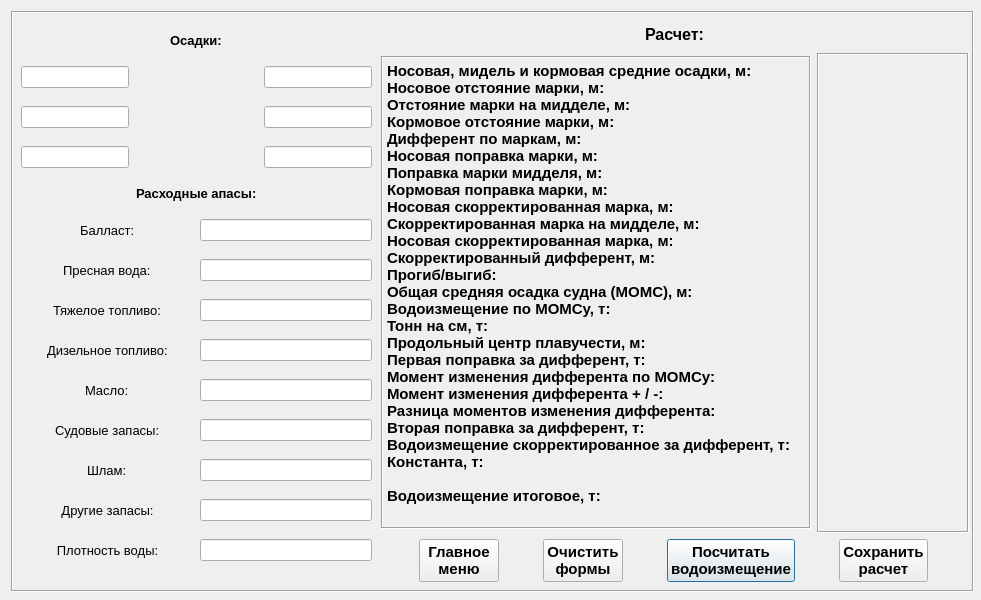
<?xml version="1.0" encoding="UTF-8"?>
<ui version="4.0">
 <class>Form</class>
 <widget class="QWidget" name="Form">
  <property name="geometry">
   <rect>
    <x>0</x>
    <y>0</y>
    <width>981</width>
    <height>600</height>
   </rect>
  </property>
  <property name="sizePolicy">
   <sizepolicy hsizetype="Minimum" vsizetype="Preferred">
    <horstretch>0</horstretch>
    <verstretch>0</verstretch>
   </sizepolicy>
  </property>
  <property name="minimumSize">
   <size>
    <width>981</width>
    <height>600</height>
   </size>
  </property>
  <property name="windowTitle">
   <string>Draft survey HC Bea-Luna</string>
  </property>
  <layout class="QGridLayout" name="gridLayout_3">
   <item row="1" column="1">
    <widget class="QFrame" name="frame">
     <property name="minimumSize">
      <size>
       <width>963</width>
       <height>581</height>
      </size>
     </property>
     <property name="frameShape">
      <enum>QFrame::Box</enum>
     </property>
     <property name="frameShadow">
      <enum>QFrame::Sunken</enum>
     </property>
     <widget class="QWidget" name="layoutWidget">
      <property name="geometry">
       <rect>
        <x>10</x>
        <y>10</y>
        <width>351</width>
        <height>561</height>
       </rect>
      </property>
      <layout class="QGridLayout" name="gridLayout_2">
       <property name="sizeConstraint">
        <enum>QLayout::SetDefaultConstraint</enum>
       </property>
       <item row="13" column="2" colspan="2">
        <widget class="QLineEdit" name="dens_f">
         <property name="sizePolicy">
          <sizepolicy hsizetype="Minimum" vsizetype="Fixed">
           <horstretch>0</horstretch>
           <verstretch>0</verstretch>
          </sizepolicy>
         </property>
         <property name="minimumSize">
          <size>
           <width>50</width>
           <height>20</height>
          </size>
         </property>
         <property name="alignment">
          <set>Qt::AlignCenter</set>
         </property>
        </widget>
       </item>
       <item row="8" column="2" colspan="2">
        <widget class="QLineEdit" name="mgo_f">
         <property name="sizePolicy">
          <sizepolicy hsizetype="Minimum" vsizetype="Fixed">
           <horstretch>0</horstretch>
           <verstretch>0</verstretch>
          </sizepolicy>
         </property>
         <property name="minimumSize">
          <size>
           <width>50</width>
           <height>20</height>
          </size>
         </property>
         <property name="alignment">
          <set>Qt::AlignCenter</set>
         </property>
        </widget>
       </item>
       <item row="11" column="0" colspan="2" alignment="Qt::AlignHCenter">
        <widget class="QLabel" name="sludge_l">
         <property name="font">
          <font>
           <family>Tahoma</family>
           <pointsize>10</pointsize>
          </font>
         </property>
         <property name="text">
          <string>Шлам:</string>
         </property>
        </widget>
       </item>
       <item row="7" column="0" colspan="2" alignment="Qt::AlignHCenter">
        <widget class="QLabel" name="hfo_l">
         <property name="font">
          <font>
           <family>Tahoma</family>
           <pointsize>10</pointsize>
          </font>
         </property>
         <property name="text">
          <string>Тяжелое топливо:</string>
         </property>
        </widget>
       </item>
       <item row="3" column="0">
        <widget class="QLineEdit" name="A_ps_line">
         <property name="sizePolicy">
          <sizepolicy hsizetype="Minimum" vsizetype="Fixed">
           <horstretch>0</horstretch>
           <verstretch>0</verstretch>
          </sizepolicy>
         </property>
         <property name="minimumSize">
          <size>
           <width>50</width>
           <height>20</height>
          </size>
         </property>
         <property name="toolTip">
          <string>&lt;html&gt;&lt;head/&gt;&lt;body&gt;&lt;p align=&quot;center&quot;&gt;&lt;span style=&quot; font-family:'Consolas'; color:#6a8759;&quot;&gt;Applicable draft values only: 2 - 7.8&lt;/span&gt;&lt;/p&gt;&lt;/body&gt;&lt;/html&gt;</string>
         </property>
         <property name="alignment">
          <set>Qt::AlignCenter</set>
         </property>
        </widget>
       </item>
       <item row="5" column="2" colspan="2">
        <widget class="QLineEdit" name="ballast_f">
         <property name="sizePolicy">
          <sizepolicy hsizetype="Minimum" vsizetype="Fixed">
           <horstretch>0</horstretch>
           <verstretch>0</verstretch>
          </sizepolicy>
         </property>
         <property name="minimumSize">
          <size>
           <width>50</width>
           <height>20</height>
          </size>
         </property>
         <property name="alignment">
          <set>Qt::AlignCenter</set>
         </property>
        </widget>
       </item>
       <item row="6" column="0" colspan="2" alignment="Qt::AlignHCenter">
        <widget class="QLabel" name="fw_l">
         <property name="font">
          <font>
           <family>Tahoma</family>
           <pointsize>10</pointsize>
          </font>
         </property>
         <property name="text">
          <string>Пресная вода:</string>
         </property>
        </widget>
       </item>
       <item row="4" column="1" colspan="2" alignment="Qt::AlignHCenter">
        <widget class="QLabel" name="label_stores">
         <property name="sizePolicy">
          <sizepolicy hsizetype="Preferred" vsizetype="Maximum">
           <horstretch>0</horstretch>
           <verstretch>0</verstretch>
          </sizepolicy>
         </property>
         <property name="font">
          <font>
           <family>Tahoma</family>
           <pointsize>10</pointsize>
           <weight>75</weight>
           <bold>true</bold>
          </font>
         </property>
         <property name="layoutDirection">
          <enum>Qt::LeftToRight</enum>
         </property>
         <property name="text">
          <string>Расходные апасы:</string>
         </property>
         <property name="alignment">
          <set>Qt::AlignLeading|Qt::AlignLeft|Qt::AlignVCenter</set>
         </property>
        </widget>
       </item>
       <item row="9" column="2" colspan="2">
        <widget class="QLineEdit" name="lo_f">
         <property name="sizePolicy">
          <sizepolicy hsizetype="Minimum" vsizetype="Fixed">
           <horstretch>0</horstretch>
           <verstretch>0</verstretch>
          </sizepolicy>
         </property>
         <property name="minimumSize">
          <size>
           <width>50</width>
           <height>20</height>
          </size>
         </property>
         <property name="alignment">
          <set>Qt::AlignCenter</set>
         </property>
        </widget>
       </item>
       <item row="1" column="1" rowspan="3" colspan="2">
        <widget class="QLabel" name="ship_lbl">
         <property name="text">
          <string/>
         </property>
         <property name="pixmap">
          <pixmap>img/ship_rus.jpg</pixmap>
         </property>
         <property name="scaledContents">
          <bool>true</bool>
         </property>
        </widget>
       </item>
       <item row="0" column="1" colspan="2" alignment="Qt::AlignHCenter">
        <widget class="QLabel" name="drafts_label">
         <property name="sizePolicy">
          <sizepolicy hsizetype="Preferred" vsizetype="Maximum">
           <horstretch>0</horstretch>
           <verstretch>0</verstretch>
          </sizepolicy>
         </property>
         <property name="font">
          <font>
           <family>Tahoma</family>
           <pointsize>10</pointsize>
           <weight>75</weight>
           <bold>true</bold>
          </font>
         </property>
         <property name="midLineWidth">
          <number>1</number>
         </property>
         <property name="text">
          <string>Осадки:</string>
         </property>
        </widget>
       </item>
       <item row="1" column="3">
        <widget class="QLineEdit" name="F_ss_line">
         <property name="sizePolicy">
          <sizepolicy hsizetype="Minimum" vsizetype="Fixed">
           <horstretch>0</horstretch>
           <verstretch>0</verstretch>
          </sizepolicy>
         </property>
         <property name="minimumSize">
          <size>
           <width>50</width>
           <height>20</height>
          </size>
         </property>
         <property name="toolTip">
          <string>&lt;html&gt;&lt;head/&gt;&lt;body&gt;&lt;pre align=&quot;center&quot; style=&quot; margin-top:12px; margin-bottom:12px; margin-left:0px; margin-right:0px; -qt-block-indent:0; text-indent:0px; background-color:#2b2b2b;&quot;&gt;&lt;span style=&quot; font-family:'Consolas'; color:#6a8759;&quot;&gt;Applicable draft values only: 2 - 7.8&lt;/span&gt;&lt;/pre&gt;&lt;/body&gt;&lt;/html&gt;</string>
         </property>
         <property name="alignment">
          <set>Qt::AlignCenter</set>
         </property>
        </widget>
       </item>
       <item row="1" column="0">
        <widget class="QLineEdit" name="F_ps_line">
         <property name="enabled">
          <bool>true</bool>
         </property>
         <property name="sizePolicy">
          <sizepolicy hsizetype="Minimum" vsizetype="Fixed">
           <horstretch>0</horstretch>
           <verstretch>0</verstretch>
          </sizepolicy>
         </property>
         <property name="minimumSize">
          <size>
           <width>50</width>
           <height>20</height>
          </size>
         </property>
         <property name="toolTip">
          <string>&lt;html&gt;&lt;head/&gt;&lt;body&gt;&lt;pre align=&quot;center&quot; style=&quot; margin-top:12px; margin-bottom:12px; margin-left:0px; margin-right:0px; -qt-block-indent:0; text-indent:0px; background-color:#2b2b2b;&quot;&gt;&lt;span style=&quot; font-family:'Consolas'; color:#6a8759;&quot;&gt;Applicable draft values only: 2 - 7.8&lt;/span&gt;&lt;/pre&gt;&lt;/body&gt;&lt;/html&gt;</string>
         </property>
         <property name="alignment">
          <set>Qt::AlignCenter</set>
         </property>
        </widget>
       </item>
       <item row="2" column="3">
        <widget class="QLineEdit" name="M_ss_line">
         <property name="sizePolicy">
          <sizepolicy hsizetype="Minimum" vsizetype="Fixed">
           <horstretch>0</horstretch>
           <verstretch>0</verstretch>
          </sizepolicy>
         </property>
         <property name="minimumSize">
          <size>
           <width>50</width>
           <height>20</height>
          </size>
         </property>
         <property name="toolTip">
          <string>&lt;html&gt;&lt;head/&gt;&lt;body&gt;&lt;p align=&quot;center&quot;&gt;&lt;span style=&quot; font-family:'Consolas'; color:#000000;&quot;&gt;Applicable draft values only: 2 - 7.8&lt;/span&gt;&lt;/p&gt;&lt;/body&gt;&lt;/html&gt;</string>
         </property>
         <property name="alignment">
          <set>Qt::AlignCenter</set>
         </property>
        </widget>
       </item>
       <item row="7" column="2" colspan="2">
        <widget class="QLineEdit" name="hfo_f">
         <property name="sizePolicy">
          <sizepolicy hsizetype="Minimum" vsizetype="Fixed">
           <horstretch>0</horstretch>
           <verstretch>0</verstretch>
          </sizepolicy>
         </property>
         <property name="minimumSize">
          <size>
           <width>50</width>
           <height>20</height>
          </size>
         </property>
         <property name="alignment">
          <set>Qt::AlignCenter</set>
         </property>
        </widget>
       </item>
       <item row="10" column="0" colspan="2" alignment="Qt::AlignHCenter">
        <widget class="QLabel" name="slops_l">
         <property name="font">
          <font>
           <family>Tahoma</family>
           <pointsize>10</pointsize>
          </font>
         </property>
         <property name="text">
          <string>Судовые запасы:</string>
         </property>
        </widget>
       </item>
       <item row="5" column="0" colspan="2" alignment="Qt::AlignHCenter">
        <widget class="QLabel" name="ballast_l">
         <property name="font">
          <font>
           <family>Tahoma</family>
           <pointsize>10</pointsize>
          </font>
         </property>
         <property name="text">
          <string>Балласт:</string>
         </property>
        </widget>
       </item>
       <item row="11" column="2" colspan="2">
        <widget class="QLineEdit" name="sludge_f">
         <property name="sizePolicy">
          <sizepolicy hsizetype="Minimum" vsizetype="Fixed">
           <horstretch>0</horstretch>
           <verstretch>0</verstretch>
          </sizepolicy>
         </property>
         <property name="minimumSize">
          <size>
           <width>50</width>
           <height>20</height>
          </size>
         </property>
         <property name="alignment">
          <set>Qt::AlignCenter</set>
         </property>
        </widget>
       </item>
       <item row="8" column="0" colspan="2" alignment="Qt::AlignHCenter">
        <widget class="QLabel" name="mgo_l">
         <property name="sizePolicy">
          <sizepolicy hsizetype="MinimumExpanding" vsizetype="Preferred">
           <horstretch>0</horstretch>
           <verstretch>0</verstretch>
          </sizepolicy>
         </property>
         <property name="font">
          <font>
           <family>Tahoma</family>
           <pointsize>10</pointsize>
          </font>
         </property>
         <property name="text">
          <string>Дизельное топливо:</string>
         </property>
        </widget>
       </item>
       <item row="9" column="0" colspan="2" alignment="Qt::AlignHCenter">
        <widget class="QLabel" name="lo_l">
         <property name="font">
          <font>
           <family>Tahoma</family>
           <pointsize>10</pointsize>
          </font>
         </property>
         <property name="text">
          <string>Масло:</string>
         </property>
        </widget>
       </item>
       <item row="6" column="2" colspan="2">
        <widget class="QLineEdit" name="fw_f">
         <property name="sizePolicy">
          <sizepolicy hsizetype="Minimum" vsizetype="Fixed">
           <horstretch>0</horstretch>
           <verstretch>0</verstretch>
          </sizepolicy>
         </property>
         <property name="minimumSize">
          <size>
           <width>50</width>
           <height>20</height>
          </size>
         </property>
         <property name="alignment">
          <set>Qt::AlignCenter</set>
         </property>
        </widget>
       </item>
       <item row="3" column="3">
        <widget class="QLineEdit" name="A_ss_line">
         <property name="sizePolicy">
          <sizepolicy hsizetype="Minimum" vsizetype="Fixed">
           <horstretch>0</horstretch>
           <verstretch>0</verstretch>
          </sizepolicy>
         </property>
         <property name="minimumSize">
          <size>
           <width>50</width>
           <height>20</height>
          </size>
         </property>
         <property name="toolTip">
          <string>&lt;html&gt;&lt;head/&gt;&lt;body&gt;&lt;p align=&quot;center&quot;&gt;&lt;span style=&quot; font-family:'Consolas'; color:#6a8759;&quot;&gt;Applicable draft values only: 2 - 7.8&lt;/span&gt;&lt;/p&gt;&lt;/body&gt;&lt;/html&gt;</string>
         </property>
         <property name="alignment">
          <set>Qt::AlignCenter</set>
         </property>
        </widget>
       </item>
       <item row="2" column="0">
        <widget class="QLineEdit" name="M_ps_line">
         <property name="sizePolicy">
          <sizepolicy hsizetype="Minimum" vsizetype="Fixed">
           <horstretch>0</horstretch>
           <verstretch>0</verstretch>
          </sizepolicy>
         </property>
         <property name="minimumSize">
          <size>
           <width>50</width>
           <height>20</height>
          </size>
         </property>
         <property name="toolTip">
          <string>&lt;html&gt;&lt;head/&gt;&lt;body&gt;&lt;p align=&quot;center&quot;&gt;&lt;span style=&quot; font-family:'Consolas'; color:#6a8759;&quot;&gt;Applicable draft values only: 2 - 7.8&lt;/span&gt;&lt;/p&gt;&lt;/body&gt;&lt;/html&gt;</string>
         </property>
         <property name="alignment">
          <set>Qt::AlignCenter</set>
         </property>
        </widget>
       </item>
       <item row="10" column="2" colspan="2">
        <widget class="QLineEdit" name="slops_f">
         <property name="sizePolicy">
          <sizepolicy hsizetype="Minimum" vsizetype="Fixed">
           <horstretch>0</horstretch>
           <verstretch>0</verstretch>
          </sizepolicy>
         </property>
         <property name="minimumSize">
          <size>
           <width>50</width>
           <height>20</height>
          </size>
         </property>
         <property name="alignment">
          <set>Qt::AlignCenter</set>
         </property>
        </widget>
       </item>
       <item row="12" column="2" colspan="2">
        <widget class="QLineEdit" name="other_f">
         <property name="sizePolicy">
          <sizepolicy hsizetype="Minimum" vsizetype="Fixed">
           <horstretch>0</horstretch>
           <verstretch>0</verstretch>
          </sizepolicy>
         </property>
         <property name="minimumSize">
          <size>
           <width>50</width>
           <height>20</height>
          </size>
         </property>
         <property name="alignment">
          <set>Qt::AlignCenter</set>
         </property>
        </widget>
       </item>
       <item row="12" column="0" colspan="2">
        <widget class="QLabel" name="other_l">
         <property name="minimumSize">
          <size>
           <width>50</width>
           <height>0</height>
          </size>
         </property>
         <property name="font">
          <font>
           <family>Tahoma</family>
           <pointsize>10</pointsize>
          </font>
         </property>
         <property name="layoutDirection">
          <enum>Qt::LeftToRight</enum>
         </property>
         <property name="autoFillBackground">
          <bool>false</bool>
         </property>
         <property name="text">
          <string>Другие запасы:</string>
         </property>
         <property name="alignment">
          <set>Qt::AlignCenter</set>
         </property>
        </widget>
       </item>
       <item row="13" column="0" colspan="2">
        <widget class="QLabel" name="dens_l">
         <property name="sizePolicy">
          <sizepolicy hsizetype="MinimumExpanding" vsizetype="Minimum">
           <horstretch>0</horstretch>
           <verstretch>0</verstretch>
          </sizepolicy>
         </property>
         <property name="minimumSize">
          <size>
           <width>50</width>
           <height>0</height>
          </size>
         </property>
         <property name="font">
          <font>
           <family>Tahoma</family>
           <pointsize>10</pointsize>
          </font>
         </property>
         <property name="text">
          <string>Плотность воды:</string>
         </property>
         <property name="scaledContents">
          <bool>false</bool>
         </property>
         <property name="alignment">
          <set>Qt::AlignCenter</set>
         </property>
         <property name="wordWrap">
          <bool>false</bool>
         </property>
         <property name="openExternalLinks">
          <bool>false</bool>
         </property>
        </widget>
       </item>
      </layout>
     </widget>
     <widget class="QWidget" name="layoutWidget_2">
      <property name="geometry">
       <rect>
        <x>370</x>
        <y>10</y>
        <width>588</width>
        <height>561</height>
       </rect>
      </property>
      <layout class="QGridLayout" name="gridLayout_4">
       <property name="sizeConstraint">
        <enum>QLayout::SetDefaultConstraint</enum>
       </property>
       <item row="4" column="0" colspan="2">
        <layout class="QHBoxLayout" name="horizontalLayout_3">
         <item>
          <widget class="QPushButton" name="main_menu">
           <property name="sizePolicy">
            <sizepolicy hsizetype="Maximum" vsizetype="Maximum">
             <horstretch>0</horstretch>
             <verstretch>0</verstretch>
            </sizepolicy>
           </property>
           <property name="font">
            <font>
             <family>Tahoma</family>
             <pointsize>11</pointsize>
             <weight>75</weight>
             <bold>true</bold>
            </font>
           </property>
           <property name="text">
            <string>Главное
меню</string>
           </property>
          </widget>
         </item>
         <item>
          <widget class="QPushButton" name="clear">
           <property name="sizePolicy">
            <sizepolicy hsizetype="Maximum" vsizetype="Maximum">
             <horstretch>0</horstretch>
             <verstretch>0</verstretch>
            </sizepolicy>
           </property>
           <property name="font">
            <font>
             <family>Tahoma</family>
             <pointsize>11</pointsize>
             <weight>75</weight>
             <bold>true</bold>
            </font>
           </property>
           <property name="text">
            <string>Очистить
формы</string>
           </property>
          </widget>
         </item>
         <item>
          <widget class="QPushButton" name="countBtn">
           <property name="enabled">
            <bool>true</bool>
           </property>
           <property name="sizePolicy">
            <sizepolicy hsizetype="Fixed" vsizetype="Fixed">
             <horstretch>0</horstretch>
             <verstretch>0</verstretch>
            </sizepolicy>
           </property>
           <property name="font">
            <font>
             <family>Tahoma</family>
             <pointsize>11</pointsize>
             <weight>75</weight>
             <bold>true</bold>
            </font>
           </property>
           <property name="text">
            <string>Посчитать
водоизмещение</string>
           </property>
           <property name="autoDefault">
            <bool>true</bool>
           </property>
           <property name="default">
            <bool>true</bool>
           </property>
           <property name="flat">
            <bool>false</bool>
           </property>
          </widget>
         </item>
         <item>
          <widget class="QPushButton" name="export_2">
           <property name="sizePolicy">
            <sizepolicy hsizetype="Fixed" vsizetype="Fixed">
             <horstretch>0</horstretch>
             <verstretch>0</verstretch>
            </sizepolicy>
           </property>
           <property name="font">
            <font>
             <family>Tahoma</family>
             <pointsize>11</pointsize>
             <weight>75</weight>
             <bold>true</bold>
            </font>
           </property>
           <property name="text">
            <string>Сохранить 
расчет</string>
           </property>
          </widget>
         </item>
        </layout>
       </item>
       <item row="0" column="0" colspan="2" alignment="Qt::AlignHCenter">
        <widget class="QLabel" name="result_l">
         <property name="font">
          <font>
           <family>Tahoma</family>
           <pointsize>12</pointsize>
           <weight>75</weight>
           <bold>true</bold>
          </font>
         </property>
         <property name="text">
          <string>Расчет:</string>
         </property>
        </widget>
       </item>
       <item row="1" column="1">
        <widget class="QLabel" name="result">
         <property name="sizePolicy">
          <sizepolicy hsizetype="MinimumExpanding" vsizetype="Fixed">
           <horstretch>0</horstretch>
           <verstretch>0</verstretch>
          </sizepolicy>
         </property>
         <property name="minimumSize">
          <size>
           <width>150</width>
           <height>480</height>
          </size>
         </property>
         <property name="font">
          <font>
           <family>Tahoma</family>
           <pointsize>11</pointsize>
           <weight>75</weight>
           <bold>true</bold>
          </font>
         </property>
         <property name="frameShape">
          <enum>QFrame::Box</enum>
         </property>
         <property name="frameShadow">
          <enum>QFrame::Sunken</enum>
         </property>
         <property name="text">
          <string/>
         </property>
         <property name="scaledContents">
          <bool>true</bool>
         </property>
         <property name="alignment">
          <set>Qt::AlignHCenter|Qt::AlignTop</set>
         </property>
        </widget>
       </item>
       <item row="1" column="0">
        <widget class="QLabel" name="result_lables">
         <property name="sizePolicy">
          <sizepolicy hsizetype="Fixed" vsizetype="Fixed">
           <horstretch>0</horstretch>
           <verstretch>0</verstretch>
          </sizepolicy>
         </property>
         <property name="minimumSize">
          <size>
           <width>430</width>
           <height>473</height>
          </size>
         </property>
         <property name="font">
          <font>
           <family>Tahoma</family>
           <pointsize>11</pointsize>
           <weight>75</weight>
           <bold>true</bold>
          </font>
         </property>
         <property name="frameShape">
          <enum>QFrame::Box</enum>
         </property>
         <property name="frameShadow">
          <enum>QFrame::Sunken</enum>
         </property>
         <property name="text">
          <string>Носовая, мидель и кормовая средние осадки, м:
Носовое отстояние марки, м:
Отстояние марки на мидделе, м:
Кормовое отстояние марки, м:
Дифферент по маркам, м:
Носовая поправка марки, м:
Поправка марки мидделя, м:
Кормовая поправка марки, м:
Носовая скорректированная марка, м:
Скорректированная марка на мидделе, м:
Носовая скорректированная марка, м:
Скорректированный дифферент, м:
Прогиб/выгиб:
Общая средняя осадка судна (MOMC), м:
Водоизмещение по MOMCу, т:
Тонн на см, т:
Продольный центр плавучести, м:
Первая поправка за дифферент, т:
Момент изменения дифферента по МОМСу:
Момент изменения дифферента + / -:
Разница моментов изменения дифферента: 
Вторая поправка за дифферент, т:
Водоизмещение скорректированное за дифферент, т: 
Константа, т:

Водоизмещение итоговое, т:</string>
         </property>
         <property name="alignment">
          <set>Qt::AlignLeading|Qt::AlignLeft|Qt::AlignTop</set>
         </property>
        </widget>
       </item>
      </layout>
     </widget>
    </widget>
   </item>
   <item row="1" column="2">
    <spacer name="horizontalSpacer_2">
     <property name="orientation">
      <enum>Qt::Horizontal</enum>
     </property>
     <property name="sizeHint" stdset="0">
      <size>
       <width>40</width>
       <height>20</height>
      </size>
     </property>
    </spacer>
   </item>
   <item row="1" column="0">
    <spacer name="horizontalSpacer">
     <property name="orientation">
      <enum>Qt::Horizontal</enum>
     </property>
     <property name="sizeHint" stdset="0">
      <size>
       <width>40</width>
       <height>20</height>
      </size>
     </property>
    </spacer>
   </item>
   <item row="0" column="1">
    <spacer name="verticalSpacer">
     <property name="orientation">
      <enum>Qt::Vertical</enum>
     </property>
     <property name="sizeHint" stdset="0">
      <size>
       <width>20</width>
       <height>40</height>
      </size>
     </property>
    </spacer>
   </item>
   <item row="2" column="1">
    <spacer name="verticalSpacer_2">
     <property name="orientation">
      <enum>Qt::Vertical</enum>
     </property>
     <property name="sizeHint" stdset="0">
      <size>
       <width>20</width>
       <height>40</height>
      </size>
     </property>
    </spacer>
   </item>
  </layout>
 </widget>
 <resources/>
 <connections/>
</ui>
